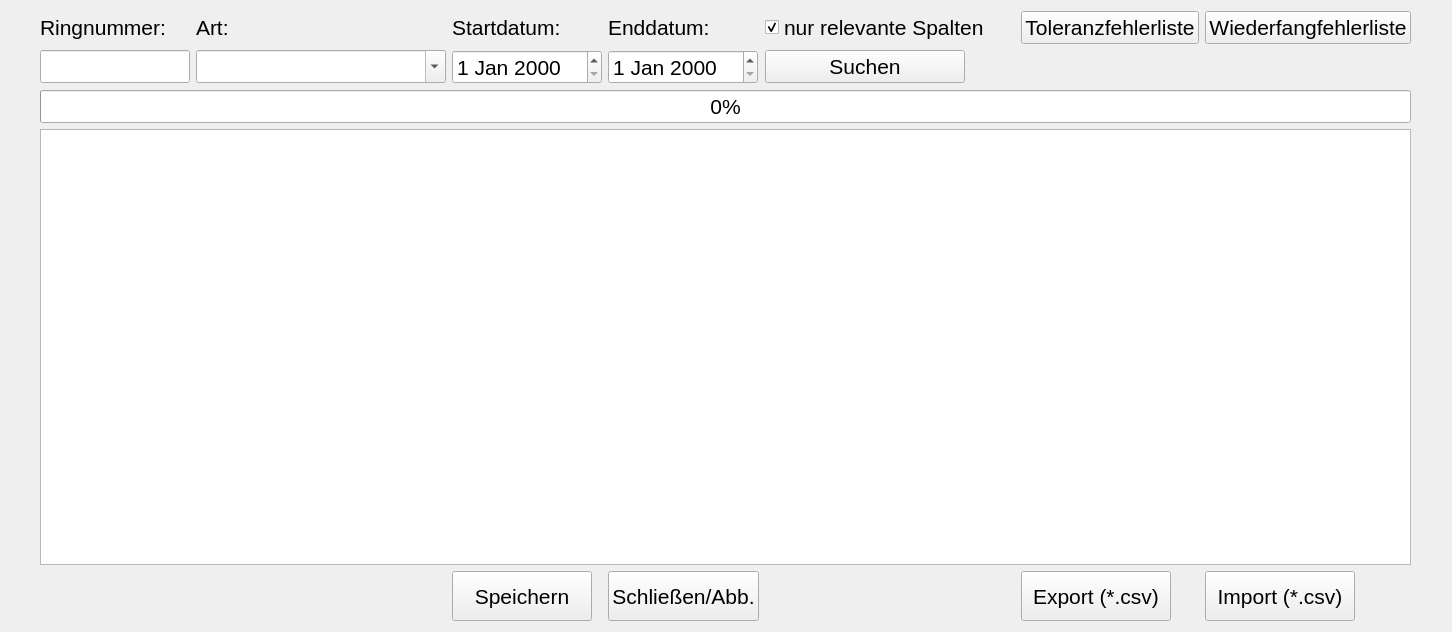
<?xml version="1.0" encoding="UTF-8"?>
<ui version="4.0">
 <class>Form</class>
 <widget class="QWidget" name="Form">
  <property name="geometry">
   <rect>
    <x>0</x>
    <y>0</y>
    <width>1452</width>
    <height>632</height>
   </rect>
  </property>
  <property name="windowTitle">
   <string>Einzeleintrag nach Ringnummer</string>
  </property>
  <property name="layoutDirection">
   <enum>Qt::LeftToRight</enum>
  </property>
  <layout class="QGridLayout" name="gridLayout">
   <item row="0" column="0">
    <layout class="QGridLayout" name="gridLayout_2">
     <item row="1" column="2">
      <widget class="QLabel" name="label_3">
       <property name="font">
        <font>
         <pointsize>16</pointsize>
        </font>
       </property>
       <property name="toolTip">
        <string>Rechtsklick fügt aktuelles Datum ein.</string>
       </property>
       <property name="text">
        <string>Startdatum:</string>
       </property>
      </widget>
     </item>
     <item row="2" column="3">
      <widget class="QDateEdit" name="DE_end">
       <property name="minimumSize">
        <size>
         <width>150</width>
         <height>0</height>
        </size>
       </property>
       <property name="maximumSize">
        <size>
         <width>150</width>
         <height>16777215</height>
        </size>
       </property>
       <property name="font">
        <font>
         <pointsize>16</pointsize>
        </font>
       </property>
      </widget>
     </item>
     <item row="1" column="3">
      <widget class="QLabel" name="label_5">
       <property name="font">
        <font>
         <pointsize>16</pointsize>
        </font>
       </property>
       <property name="toolTip">
        <string>Rechtsklick fügt aktuelles Datum ein.</string>
       </property>
       <property name="text">
        <string>Enddatum:</string>
       </property>
      </widget>
     </item>
     <item row="1" column="6">
      <widget class="QPushButton" name="BTN_fehlerliste_wiederfang">
       <property name="minimumSize">
        <size>
         <width>0</width>
         <height>0</height>
        </size>
       </property>
       <property name="maximumSize">
        <size>
         <width>16777215</width>
         <height>16777215</height>
        </size>
       </property>
       <property name="font">
        <font>
         <pointsize>16</pointsize>
        </font>
       </property>
       <property name="text">
        <string>Wiederfangfehlerliste</string>
       </property>
      </widget>
     </item>
     <item row="1" column="0">
      <widget class="QLabel" name="label">
       <property name="font">
        <font>
         <pointsize>16</pointsize>
        </font>
       </property>
       <property name="text">
        <string>Ringnummer:</string>
       </property>
      </widget>
     </item>
     <item row="2" column="2">
      <widget class="QDateEdit" name="DE_start">
       <property name="minimumSize">
        <size>
         <width>150</width>
         <height>0</height>
        </size>
       </property>
       <property name="maximumSize">
        <size>
         <width>100</width>
         <height>16777215</height>
        </size>
       </property>
       <property name="font">
        <font>
         <pointsize>16</pointsize>
        </font>
       </property>
      </widget>
     </item>
     <item row="2" column="1">
      <widget class="QComboBox" name="CMB_art">
       <property name="sizePolicy">
        <sizepolicy hsizetype="Expanding" vsizetype="Fixed">
         <horstretch>0</horstretch>
         <verstretch>0</verstretch>
        </sizepolicy>
       </property>
       <property name="minimumSize">
        <size>
         <width>250</width>
         <height>0</height>
        </size>
       </property>
       <property name="maximumSize">
        <size>
         <width>250</width>
         <height>16777215</height>
        </size>
       </property>
       <property name="font">
        <font>
         <pointsize>16</pointsize>
        </font>
       </property>
       <property name="editable">
        <bool>true</bool>
       </property>
       <property name="insertPolicy">
        <enum>QComboBox::NoInsert</enum>
       </property>
      </widget>
     </item>
     <item row="1" column="5">
      <widget class="QPushButton" name="BTN_fehlerliste">
       <property name="minimumSize">
        <size>
         <width>100</width>
         <height>0</height>
        </size>
       </property>
       <property name="maximumSize">
        <size>
         <width>16777215</width>
         <height>16777215</height>
        </size>
       </property>
       <property name="font">
        <font>
         <pointsize>16</pointsize>
        </font>
       </property>
       <property name="text">
        <string>Toleranzfehlerliste</string>
       </property>
      </widget>
     </item>
     <item row="1" column="4">
      <widget class="QCheckBox" name="CHB_rel_col">
       <property name="sizePolicy">
        <sizepolicy hsizetype="Fixed" vsizetype="Fixed">
         <horstretch>0</horstretch>
         <verstretch>0</verstretch>
        </sizepolicy>
       </property>
       <property name="minimumSize">
        <size>
         <width>250</width>
         <height>0</height>
        </size>
       </property>
       <property name="maximumSize">
        <size>
         <width>250</width>
         <height>16777215</height>
        </size>
       </property>
       <property name="font">
        <font>
         <pointsize>16</pointsize>
        </font>
       </property>
       <property name="text">
        <string>nur relevante Spalten</string>
       </property>
       <property name="checked">
        <bool>true</bool>
       </property>
      </widget>
     </item>
     <item row="1" column="1">
      <widget class="QLabel" name="label_2">
       <property name="font">
        <font>
         <pointsize>16</pointsize>
        </font>
       </property>
       <property name="text">
        <string>Art:</string>
       </property>
      </widget>
     </item>
     <item row="2" column="0">
      <widget class="QLineEdit" name="INP_ringnb">
       <property name="minimumSize">
        <size>
         <width>150</width>
         <height>0</height>
        </size>
       </property>
       <property name="maximumSize">
        <size>
         <width>150</width>
         <height>16777215</height>
        </size>
       </property>
       <property name="font">
        <font>
         <pointsize>16</pointsize>
        </font>
       </property>
      </widget>
     </item>
     <item row="5" column="2">
      <widget class="QPushButton" name="BTN_save">
       <property name="sizePolicy">
        <sizepolicy hsizetype="Fixed" vsizetype="Fixed">
         <horstretch>0</horstretch>
         <verstretch>0</verstretch>
        </sizepolicy>
       </property>
       <property name="minimumSize">
        <size>
         <width>140</width>
         <height>50</height>
        </size>
       </property>
       <property name="maximumSize">
        <size>
         <width>16777215</width>
         <height>16777215</height>
        </size>
       </property>
       <property name="font">
        <font>
         <pointsize>16</pointsize>
        </font>
       </property>
       <property name="text">
        <string>Speichern</string>
       </property>
      </widget>
     </item>
     <item row="5" column="3">
      <widget class="QPushButton" name="BTN_cancel">
       <property name="sizePolicy">
        <sizepolicy hsizetype="Fixed" vsizetype="Fixed">
         <horstretch>0</horstretch>
         <verstretch>0</verstretch>
        </sizepolicy>
       </property>
       <property name="minimumSize">
        <size>
         <width>0</width>
         <height>50</height>
        </size>
       </property>
       <property name="maximumSize">
        <size>
         <width>16777215</width>
         <height>16777215</height>
        </size>
       </property>
       <property name="font">
        <font>
         <pointsize>16</pointsize>
        </font>
       </property>
       <property name="text">
        <string>Schließen/Abb.</string>
       </property>
      </widget>
     </item>
     <item row="5" column="5">
      <widget class="QPushButton" name="BTN_export">
       <property name="sizePolicy">
        <sizepolicy hsizetype="Fixed" vsizetype="Fixed">
         <horstretch>0</horstretch>
         <verstretch>0</verstretch>
        </sizepolicy>
       </property>
       <property name="minimumSize">
        <size>
         <width>150</width>
         <height>50</height>
        </size>
       </property>
       <property name="maximumSize">
        <size>
         <width>16777215</width>
         <height>16777215</height>
        </size>
       </property>
       <property name="font">
        <font>
         <pointsize>16</pointsize>
        </font>
       </property>
       <property name="text">
        <string>Export (*.csv)</string>
       </property>
      </widget>
     </item>
     <item row="5" column="6">
      <widget class="QPushButton" name="BTN_import">
       <property name="sizePolicy">
        <sizepolicy hsizetype="Fixed" vsizetype="Fixed">
         <horstretch>0</horstretch>
         <verstretch>0</verstretch>
        </sizepolicy>
       </property>
       <property name="minimumSize">
        <size>
         <width>150</width>
         <height>50</height>
        </size>
       </property>
       <property name="maximumSize">
        <size>
         <width>16777215</width>
         <height>16777215</height>
        </size>
       </property>
       <property name="font">
        <font>
         <pointsize>16</pointsize>
        </font>
       </property>
       <property name="text">
        <string>Import (*.csv)</string>
       </property>
      </widget>
     </item>
     <item row="2" column="4">
      <widget class="QPushButton" name="BTN_search">
       <property name="maximumSize">
        <size>
         <width>200</width>
         <height>16777215</height>
        </size>
       </property>
       <property name="font">
        <font>
         <pointsize>16</pointsize>
        </font>
       </property>
       <property name="text">
        <string>Suchen</string>
       </property>
      </widget>
     </item>
     <item row="3" column="0" colspan="7">
      <widget class="QProgressBar" name="progressBar">
       <property name="font">
        <font>
         <pointsize>16</pointsize>
        </font>
       </property>
       <property name="maximum">
        <number>1000</number>
       </property>
       <property name="value">
        <number>0</number>
       </property>
       <property name="textVisible">
        <bool>true</bool>
       </property>
      </widget>
     </item>
     <item row="4" column="0" colspan="7">
      <widget class="QTableWidget" name="TBL_results">
       <property name="font">
        <font>
         <pointsize>16</pointsize>
        </font>
       </property>
       <property name="sizeAdjustPolicy">
        <enum>QAbstractScrollArea::AdjustToContents</enum>
       </property>
       <property name="sortingEnabled">
        <bool>true</bool>
       </property>
      </widget>
     </item>
    </layout>
   </item>
  </layout>
 </widget>
 <tabstops>
  <tabstop>DE_start</tabstop>
  <tabstop>DE_end</tabstop>
  <tabstop>INP_ringnb</tabstop>
  <tabstop>CMB_art</tabstop>
  <tabstop>CHB_rel_col</tabstop>
  <tabstop>BTN_fehlerliste</tabstop>
  <tabstop>BTN_fehlerliste_wiederfang</tabstop>
  <tabstop>BTN_save</tabstop>
  <tabstop>BTN_cancel</tabstop>
  <tabstop>BTN_export</tabstop>
  <tabstop>BTN_import</tabstop>
  <tabstop>TBL_results</tabstop>
 </tabstops>
 <resources/>
 <connections/>
</ui>
